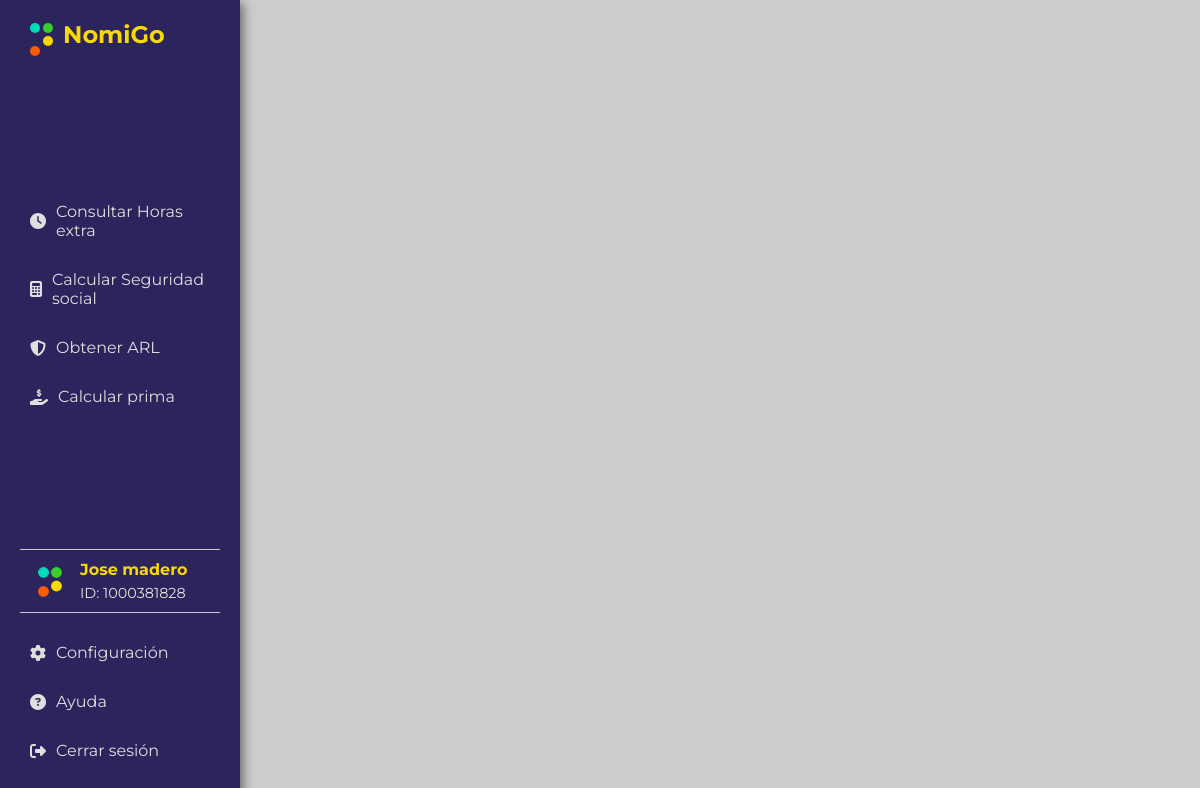
Screenshot of /empleados/home_empleados/1000381828/LECTOR/ with the database file from the repository.
### gestion_empleados/models.py (models this page shows, shortened)
class Empleado(models.Model):
    TIPO_DOCUMENTO_CHOICES = (
        ('CC', 'Cédula de Ciudadanía'),
        ('CE', 'Cédula de Extranjería'),
        ('PSP', 'Pasaporte'),
    )
    tipo_documento = models.CharField(max_length=20, choices=TIPO_DOCUMENTO_CHOICES)
    fecha_expedicion = models.DateField()
    nro_documento = models.CharField(primary_key=True, max_length=20)
    password = models.CharField(max_length=100)
    correo = models.EmailField()
    estado_cuenta = models.BooleanField(default=False)  # Toda cuenta creada deberá ser activada por medio de correo electrónico
    ciudad = models.ForeignKey(Ciudad, on_delete=models.CASCADE, null=True)
    nombre1 = models.CharField(max_length=255)
    nombre2 = models.CharField(max_length=255, blank=True, null=True)
    apellido1 = models.CharField(max_length=255)
    apellido2 = models.CharField(max_length=255, blank=True, null=True)
    numero_celular = models.CharField(max_length=20, blank=True, null=True)
    fecha_nacimiento = models.DateField(blank=True, null=True)
    salario_base = models.IntegerField(blank=True, null=True)
    fecha_ingreso = models.DateField(blank=True, null=True)
    ROL_CHOICES = [
        ('GESTOR', 'Gestor'),
        ('OPERADOR', 'Operador'),
        ('LECTOR', 'Lector'),
    ]
    rol = models.CharField(max_length=8, choices=ROL_CHOICES, default='GESTOR')
    TIPO_EMPLEADO_CHOICES = [
        ('INDEPENDIENTE', 'Independiente'),
        ('DEPENDIENTE', 'Dependiente'),
    ]
    tipo_empleado = models.CharField(max_length=13, choices=TIPO_EMPLEADO_CHOICES, blank=True, null=True)
    auxilio_transporte = models.BooleanField(default=True)
    direccion = models.CharField(max_length=255, blank=True, null=True)
    documento_identidad = models.FileField(upload_to='documentos/', blank=True, null=True)
    estado_civil = models.CharField(max_length=20, blank=True, null=True)
    nivel_riesgo = models.ForeignKey(
        'deducciones.NivelRiesgo',  # Usamos comillas para una referencia indirecta
        on_delete=models.CASCADE,
        null=True,
        related_name='empleados_gestion'  # Related name único para evitar conflictos
    )

### gestion_empleados/views.py (the view)
# urls.py: path('home_empleados/<str:empleado_nro_documento>/<str:rol>/', home_empleados, name='home_empleados'),
def home_empleados(request, empleado_nro_documento, rol):
    if rol == 'GESTOR':
        empleado = get_object_or_404(Administrador, pk=empleado_nro_documento)
    else:
        empleado = get_object_or_404(Empleado, pk=empleado_nro_documento)
    data = {
        'nro_documento': empleado.nro_documento,
        'rol': rol,
        'nombre1': empleado.nombre1,
        'nombre2': empleado.nombre2,
    }
    return render(request, 'home_empleados.html', data)

### gestion_empleados/templates/home_empleados.html (shortened to what this page needs)
{% load static %}
<!DOCTYPE html>
<html lang="es">
<head>
    <link type='text/css' rel="stylesheet" href="{% static 'css/home_empleados.css' %}">
</head>
<body>
    <nav class="navbar">
        <div class="logo-menu">
            <div class="logo">
                <span class="color1 figura"></span>
                <span class="color2 figura"></span>
                <span class="color3 figura"></span>
                <span class="color4 figura"></span>
            </div>
            <h3>NomiGo</h3>
        </div>
        <div class="opciones">
            {% if rol == 'LECTOR' %}
                <a href="{% url 'horasLector' request.session.empleado_nro_documento %}"><i class="fas fa-clock"></i> Consultar Horas extra</a>
                <a href="{% url 'calcular_seguridad_social' request.session.empleado_nro_documento %}"><i class="fas fa-calculator"></i> Calcular Seguridad social</a>
                <a href="{% url 'calcular_arl' request.session.empleado_nro_documento %}"><i class="fas fa-shield-alt"></i> Obtener ARL</a>
                <a href="{% url 'registrar_prima' request.session.empleado_nro_documento %}"><i class="fas fa-hand-holding-usd"></i> Calcular prima</a>
            {% endif %}
        </div>
        <div class="opciones opciones-cuenta">
            <div class="info-cuenta">
                <img src="{% static 'img/logonomigo.png' %}" alt="">
                <div>
                    <h4>{{ nombre1 }} {{ nombre2 }}</h4>
                    <p>ID: {{ nro_documento }}</p>
                </div>
            </div>
            <a href="#"><i class="fas fa-cog"></i> Configuración</a>
            <a href="#"><i class="fas fa-question-circle"></i> Ayuda</a>
            <a href="#"><i class="fas fa-sign-out-alt"></i> Cerrar sesión</a>
        </div>
    </nav>
</body>
</html>

### gestion_empleados/static/css/home_empleados.css (style rules this page uses)
* { box-sizing: border-box; margin: 0; padding: 0; }
body { font-family: "Montserrat", sans-serif; font-optical-sizing: auto; font-style: normal; display: flex; flex-direction: row; background-color: #ccc; }
.navbar { width: 20%; height: 100vh; display: flex; flex-direction: column; justify-content: space-between; padding: 20px; background-color: #2c245c; box-shadow: 3px 3px 10px rgba(0, 0, 0, 0.5); }
.logo-menu { display: flex; align-items: center; margin-bottom: 20px; padding-left: 10px; }
.logo-menu h3 { color: #f8d805; font-size: 1.5rem; margin-left: 10px; }
.logo { display: grid; grid-template-columns: repeat(2, auto); gap: 3px; }
.figura { width: 10px; height: 10px; border-radius: 50%; }
.color1 { background-color: #00dcbb; }
.color2 { background-color: #3acf2f; }
.color3 { background-color: #ff5a00; transform: translateY(10px); }
.color4 { background-color: #f8d805; }
.opciones { display: flex; flex-direction: column; }
.opciones a { color: #dfdfdf; text-decoration: none; padding: 10px; margin-bottom: 10px; display: flex; align-items: center; transition: background-color 0.3s ease-in-out, transform 0.3s ease-in; }
.opciones a i { margin-right: 10px; }
.opciones .info-cuenta { display: flex; align-items: center; padding: 10px; border-top: 1px solid #ccc; border-bottom: 1px solid #ccc; margin-bottom: 20px; }
.opciones .info-cuenta img { width: 40px; height: 40px; border-radius: 50%; margin-right: 10px; }
.opciones .info-cuenta h4 { margin-bottom: 5px; color: #f8d805; }
.info-cuenta p { color: #e5e4dd; font-size: 0.9rem; margin-bottom: 0; }

### rows the page displays
Empleado: nombre1 "Jose", nombre2 "madero", nro_documento "1000381828"
